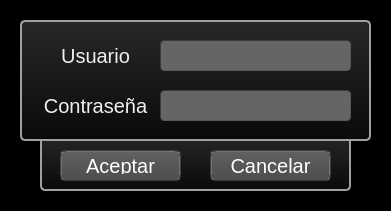
<?xml version="1.0" encoding="UTF-8"?>
<ui version="4.0">
 <class>MainWindow</class>
 <widget class="QMainWindow" name="MainWindow">
  <property name="geometry">
   <rect>
    <x>0</x>
    <y>0</y>
    <width>391</width>
    <height>211</height>
   </rect>
  </property>
  <property name="windowTitle">
   <string>MainWindow</string>
  </property>
  <property name="styleSheet">
   <string notr="true">/*
Dark Console Style Sheet for QT Applications
Author: Jaime A. Quiroga P.
Company: GTRONICK
Last updated: 24/05/2018, 17:12.
Available at: https://github.com/GTRONICK/QSS/blob/master/ConsoleStyle.qss
*/
QWidget {
	background-color:rgb(0, 0, 0);
	color: rgb(240, 240, 240);
	border: solid;
	border-width: 1px;
}

QPlainTextEdit {
	background-color:rgb(0, 0, 0);
	color: rgb(200, 200, 200);
	selection-background-color: rgb(255, 153, 0);
	selection-color: rgb(0, 0, 0);
}

QTabWidget::pane {
    	border-top: 1px solid #000000;
}

QTabBar::tab {
 	background-color:rgb(0, 0, 0);
 	border-style: outset;
	border-width: 1px;
	border-right-color: qlineargradient(spread:pad, x1:0.4, y1:0.5, x2:0.6, y2:0.5, stop:0 rgba(115, 115, 115, 255), stop:1 rgba(62, 62, 62, 255));
	border-left-color: qlineargradient(spread:pad, x1:0.6, y1:0.5, x2:0.4, y2:0.5, stop:0 rgba(115, 115, 115, 255), stop:1 rgba(62, 62, 62, 255));
  border-bottom-color: rgb(58, 58, 58);
	border-bottom-width: 1px;
	border-top-width: 0px;
	border-style: solid;
	color: rgb(255, 153, 0);
	padding: 4px;
}

QTabBar::tab:selected, QTabBar::tab:hover {
   color: rgb(255, 255, 255);
   background-color:rgb(0, 0, 0);
   border-color:rgb(42, 42, 42);
   margin-left: 0px;
   margin-right: 0px;
   border-bottom-right-radius:4px;
   border-bottom-left-radius:4px;
}

QTabBar::tab:last:selected {
  background-color:rgb(0, 0, 0);
	border-color:rgb(42, 42, 42);
	margin-left: 0px;
  	margin-right: 0px;
	border-bottom-right-radius:4px;
	border-bottom-left-radius:4px;
}

QTabBar::tab:!selected {
   margin-bottom: 4px;
   border-bottom-right-radius:4px;
   border-bottom-left-radius:4px;
}

QPushButton{
	border-style: outset;
	border-width: 2px;
	border-top-color: qlineargradient(spread:pad, x1:0.5, y1:0.6, x2:0.5, y2:0.4, stop:0 rgba(115, 115, 115, 255), stop:1 rgba(62, 62, 62, 255));
	border-right-color: qlineargradient(spread:pad, x1:0.4, y1:0.5, x2:0.6, y2:0.5, stop:0 rgba(115, 115, 115, 255), stop:1 rgba(62, 62, 62, 255));
	border-left-color: qlineargradient(spread:pad, x1:0.6, y1:0.5, x2:0.4, y2:0.5, stop:0 rgba(115, 115, 115, 255), stop:1 rgba(62, 62, 62, 255));
	border-bottom-color: rgb(58, 58, 58);
	border-bottom-width: 1px;
	border-style: solid;
	color: rgb(255, 255, 255);
	padding: 6px;
	background-color: qlineargradient(spread:pad, x1:0.5, y1:1, x2:0.5, y2:0, stop:0 rgba(77, 77, 77, 255), stop:1 rgba(97, 97, 97, 255));
}

QPushButton:hover{
	border-style: outset;
	border-width: 2px;
	border-top-color: qlineargradient(spread:pad, x1:0.5, y1:0.6, x2:0.5, y2:0.4, stop:0 rgba(180, 180, 180, 255), stop:1 rgba(110, 110, 110, 255));
	border-right-color: qlineargradient(spread:pad, x1:0.4, y1:0.5, x2:0.6, y2:0.5, stop:0 rgba(180, 180, 180, 255), stop:1 rgba(110, 110, 110, 255));
	border-left-color: qlineargradient(spread:pad, x1:0.6, y1:0.5, x2:0.4, y2:0.5, stop:0 rgba(180, 180, 180, 255), stop:1 rgba(110, 110, 110, 255));
	border-bottom-color: rgb(115, 115, 115);
	border-bottom-width: 1px;
	border-style: solid;
	color: rgb(255, 255, 255);
	padding: 6px;
	background-color: qlineargradient(spread:pad, x1:0.5, y1:1, x2:0.5, y2:0, stop:0 rgba(107, 107, 107, 255), stop:1 rgba(157, 157, 157, 255));
}

QPushButton:pressed{
	border-style: outset;
	border-width: 2px;
	border-top-color: qlineargradient(spread:pad, x1:0.5, y1:0.6, x2:0.5, y2:0.4, stop:0 rgba(62, 62, 62, 255), stop:1 rgba(22, 22, 22, 255));
	border-right-color: qlineargradient(spread:pad, x1:0.4, y1:0.5, x2:0.6, y2:0.5, stop:0 rgba(115, 115, 115, 255), stop:1 rgba(62, 62, 62, 255));
	border-left-color: qlineargradient(spread:pad, x1:0.6, y1:0.5, x2:0.4, y2:0.5, stop:0 rgba(115, 115, 115, 255), stop:1 rgba(62, 62, 62, 255));
	border-bottom-color: rgb(58, 58, 58);
	border-bottom-width: 1px;
	border-style: solid;
	color: rgb(255, 255, 255);
	padding: 6px;
	background-color: qlineargradient(spread:pad, x1:0.5, y1:1, x2:0.5, y2:0, stop:0 rgba(77, 77, 77, 255), stop:1 rgba(97, 97, 97, 255));
}

QPushButton:disabled{
	border-style: outset;
	border-width: 2px;
	border-top-color: qlineargradient(spread:pad, x1:0.5, y1:0.6, x2:0.5, y2:0.4, stop:0 rgba(115, 115, 115, 255), stop:1 rgba(62, 62, 62, 255));
	border-right-color: qlineargradient(spread:pad, x1:0.4, y1:0.5, x2:0.6, y2:0.5, stop:0 rgba(115, 115, 115, 255), stop:1 rgba(62, 62, 62, 255));
	border-left-color: qlineargradient(spread:pad, x1:0.6, y1:0.5, x2:0.4, y2:0.5, stop:0 rgba(115, 115, 115, 255), stop:1 rgba(62, 62, 62, 255));
	border-bottom-color: rgb(58, 58, 58);
	border-bottom-width: 1px;
	border-style: solid;
	color: rgb(0, 0, 0);
	padding: 6px;
	background-color: qlineargradient(spread:pad, x1:0.5, y1:1, x2:0.5, y2:0, stop:0 rgba(57, 57, 57, 255), stop:1 rgba(77, 77, 77, 255));
}

QLineEdit {
	border-width: 1px; border-radius: 4px;
	border-color: rgb(58, 58, 58);
	border-style: inset;
	padding: 0 8px;
	color: rgb(255, 255, 255);
	background:rgb(101, 101, 101);
	selection-background-color: rgb(187, 187, 187);
	selection-color: rgb(60, 63, 65);
}

QProgressBar {
	text-align: center;
	color: rgb(255, 255, 255);
	border-width: 1px; 
	border-radius: 10px;
	border-color: rgb(58, 58, 58);
	border-style: inset;
}

QProgressBar::chunk {
	background-color: qlineargradient(spread:pad, x1:0.5, y1:0.7, x2:0.5, y2:0.3, stop:0 rgba(0, 200, 0, 255), stop:1 rgba(30, 230, 30, 255));
	border-radius: 10px;
}

QMenuBar {
	background:rgb(0, 0, 0);
	color: rgb(255, 153, 0);
}

QMenuBar::item {
  	spacing: 3px; 
	padding: 1px 4px;
  	background: transparent;
}

QMenuBar::item:selected { 
  	background:rgb(115, 115, 115);
}

QMenu {
	border-width: 2px; 
	border-radius: 10px;
	border-color: rgb(255, 153, 0);
	border-style: outset;
}

QMenu::item {
	spacing: 3px; 
	padding: 3px 15px;
}

QMenu::item:selected {
	spacing: 3px; 
	padding: 3px 15px;
	background:rgb(115, 115, 115);
	color:rgb(255, 255, 255);
	border-width: 1px; 
	border-radius: 10px;
	border-color: rgb(58, 58, 58);
	border-style: inset;
}</string>
  </property>
  <widget class="QWidget" name="centralwidget">
   <widget class="QFrame" name="frame">
    <property name="geometry">
     <rect>
      <x>20</x>
      <y>20</y>
      <width>351</width>
      <height>121</height>
     </rect>
    </property>
    <property name="styleSheet">
     <string notr="true">/*
Dark Console Style Sheet for QT Applications
Author: Jaime A. Quiroga P.
Company: GTRONICK
Last updated: 24/05/2018, 17:12.
Available at: https://github.com/GTRONICK/QSS/blob/master/ConsoleStyle.qss
*/
QWidget {
background-color: qlineargradient(spread:repeat, x1:1, y1:0, x2:1, y2:1, stop:0 rgba(40, 40, 40, 255),stop:1 rgba(10, 10, 10, 255));
	color: rgb(240, 240, 240);
	border-color: rgb(160, 160, 160);
	font: 20px;
	border-radius:5px;
	border-width:2px;
}

QPlainTextEdit {
	background-color:rgb(0, 0, 0);
	color: rgb(200, 200, 200);
	selection-background-color: rgb(255, 153, 0);
	selection-color: rgb(0, 0, 0);
}

QTabWidget::pane {
    	border-top: 1px solid #000000;
}

QTabBar::tab {
 	background-color:rgb(0, 0, 0);
 	border-style: outset;
	border-width: 1px;
	border-right-color: qlineargradient(spread:pad, x1:0.4, y1:0.5, x2:0.6, y2:0.5, stop:0 rgba(115, 115, 115, 255), stop:1 rgba(62, 62, 62, 255));
	border-left-color: qlineargradient(spread:pad, x1:0.6, y1:0.5, x2:0.4, y2:0.5, stop:0 rgba(115, 115, 115, 255), stop:1 rgba(62, 62, 62, 255));
  border-bottom-color: rgb(58, 58, 58);
	border-bottom-width: 1px;
	border-top-width: 0px;
	border-style: solid;
	color: rgb(255, 153, 0);
	padding: 4px;
}

QTabBar::tab:selected, QTabBar::tab:hover {
   color: rgb(255, 255, 255);
   background-color:rgb(0, 0, 0);
   border-color:rgb(42, 42, 42);
   margin-left: 0px;
   margin-right: 0px;
   border-bottom-right-radius:4px;
   border-bottom-left-radius:4px;
}

QTabBar::tab:last:selected {
  background-color:rgb(0, 0, 0);
	border-color:rgb(42, 42, 42);
	margin-left: 0px;
  	margin-right: 0px;
	border-bottom-right-radius:4px;
	border-bottom-left-radius:4px;
}

QTabBar::tab:!selected {
   margin-bottom: 4px;
   border-bottom-right-radius:4px;
   border-bottom-left-radius:4px;
}

QPushButton{
	border-style: outset;
	border-width: 2px;
	border-top-color: qlineargradient(spread:pad, x1:0.5, y1:0.6, x2:0.5, y2:0.4, stop:0 rgba(115, 115, 115, 255), stop:1 rgba(62, 62, 62, 255));
	border-right-color: qlineargradient(spread:pad, x1:0.4, y1:0.5, x2:0.6, y2:0.5, stop:0 rgba(115, 115, 115, 255), stop:1 rgba(62, 62, 62, 255));
	border-left-color: qlineargradient(spread:pad, x1:0.6, y1:0.5, x2:0.4, y2:0.5, stop:0 rgba(115, 115, 115, 255), stop:1 rgba(62, 62, 62, 255));
	border-bottom-color: rgb(58, 58, 58);
	border-bottom-width: 1px;
	border-style: solid;
	color: rgb(255, 255, 255);
	padding: 6px;
	background-color: qlineargradient(spread:pad, x1:0.5, y1:1, x2:0.5, y2:0, stop:0 rgba(77, 77, 77, 255), stop:1 rgba(97, 97, 97, 255));
}

QPushButton:hover{
	border-style: outset;
	border-width: 2px;
	border-top-color: qlineargradient(spread:pad, x1:0.5, y1:0.6, x2:0.5, y2:0.4, stop:0 rgba(180, 180, 180, 255), stop:1 rgba(110, 110, 110, 255));
	border-right-color: qlineargradient(spread:pad, x1:0.4, y1:0.5, x2:0.6, y2:0.5, stop:0 rgba(180, 180, 180, 255), stop:1 rgba(110, 110, 110, 255));
	border-left-color: qlineargradient(spread:pad, x1:0.6, y1:0.5, x2:0.4, y2:0.5, stop:0 rgba(180, 180, 180, 255), stop:1 rgba(110, 110, 110, 255));
	border-bottom-color: rgb(115, 115, 115);
	border-bottom-width: 1px;
	border-style: solid;
	color: rgb(255, 255, 255);
	padding: 6px;
	background-color: qlineargradient(spread:pad, x1:0.5, y1:1, x2:0.5, y2:0, stop:0 rgba(107, 107, 107, 255), stop:1 rgba(157, 157, 157, 255));
}

QPushButton:pressed{
	border-style: outset;
	border-width: 2px;
	border-top-color: qlineargradient(spread:pad, x1:0.5, y1:0.6, x2:0.5, y2:0.4, stop:0 rgba(62, 62, 62, 255), stop:1 rgba(22, 22, 22, 255));
	border-right-color: qlineargradient(spread:pad, x1:0.4, y1:0.5, x2:0.6, y2:0.5, stop:0 rgba(115, 115, 115, 255), stop:1 rgba(62, 62, 62, 255));
	border-left-color: qlineargradient(spread:pad, x1:0.6, y1:0.5, x2:0.4, y2:0.5, stop:0 rgba(115, 115, 115, 255), stop:1 rgba(62, 62, 62, 255));
	border-bottom-color: rgb(58, 58, 58);
	border-bottom-width: 1px;
	border-style: solid;
	color: rgb(255, 255, 255);
	padding: 6px;
	background-color: qlineargradient(spread:pad, x1:0.5, y1:1, x2:0.5, y2:0, stop:0 rgba(77, 77, 77, 255), stop:1 rgba(97, 97, 97, 255));
}

QPushButton:disabled{
	border-style: outset;
	border-width: 2px;
	border-top-color: qlineargradient(spread:pad, x1:0.5, y1:0.6, x2:0.5, y2:0.4, stop:0 rgba(115, 115, 115, 255), stop:1 rgba(62, 62, 62, 255));
	border-right-color: qlineargradient(spread:pad, x1:0.4, y1:0.5, x2:0.6, y2:0.5, stop:0 rgba(115, 115, 115, 255), stop:1 rgba(62, 62, 62, 255));
	border-left-color: qlineargradient(spread:pad, x1:0.6, y1:0.5, x2:0.4, y2:0.5, stop:0 rgba(115, 115, 115, 255), stop:1 rgba(62, 62, 62, 255));
	border-bottom-color: rgb(58, 58, 58);
	border-bottom-width: 1px;
	border-style: solid;
	color: rgb(0, 0, 0);
	padding: 6px;
	background-color: qlineargradient(spread:pad, x1:0.5, y1:1, x2:0.5, y2:0, stop:0 rgba(57, 57, 57, 255), stop:1 rgba(77, 77, 77, 255));
}

QLineEdit {
	border-width: 1px; border-radius: 4px;
	border-color: rgb(58, 58, 58);
	border-style: inset;
	padding: 0 8px;
	color: rgb(255, 255, 255);
	background:rgb(101, 101, 101);
	selection-background-color: rgb(187, 187, 187);
	selection-color: rgb(60, 63, 65);
	font: 17px;
}

QProgressBar {
	text-align: center;
	color: rgb(255, 255, 255);
	border-width: 1px; 
	border-radius: 10px;
	border-color: rgb(58, 58, 58);
	border-style: inset;
}

QProgressBar::chunk {
	background-color: qlineargradient(spread:pad, x1:0.5, y1:0.7, x2:0.5, y2:0.3, stop:0 rgba(0, 200, 0, 255), stop:1 rgba(30, 230, 30, 255));
	border-radius: 10px;
}

QMenuBar {
	background:rgb(0, 0, 0);
	color: rgb(255, 153, 0);
}

QMenuBar::item {
  	spacing: 3px; 
	padding: 1px 4px;
  	background: transparent;
}

QMenuBar::item:selected { 
  	background:rgb(115, 115, 115);
}

QMenu {
	border-width: 2px; 
	border-radius: 10px;
	border-color: rgb(255, 153, 0);
	border-style: outset;
}

QMenu::item {
	spacing: 3px; 
	padding: 3px 15px;
}

QMenu::item:selected {
	spacing: 3px; 
	padding: 3px 15px;
	background:rgb(115, 115, 115);
	color:rgb(255, 255, 255);
	border-width: 1px; 
	border-radius: 10px;
	border-color: rgb(58, 58, 58);
	border-style: inset;
}</string>
    </property>
    <property name="frameShape">
     <enum>QFrame::StyledPanel</enum>
    </property>
    <property name="frameShadow">
     <enum>QFrame::Raised</enum>
    </property>
    <widget class="QLineEdit" name="input_password">
     <property name="geometry">
      <rect>
       <x>140</x>
       <y>70</y>
       <width>191</width>
       <height>31</height>
      </rect>
     </property>
     <property name="styleSheet">
      <string notr="true"/>
     </property>
     <property name="text">
      <string/>
     </property>
    </widget>
    <widget class="QLabel" name="label_2">
     <property name="geometry">
      <rect>
       <x>10</x>
       <y>70</y>
       <width>131</width>
       <height>31</height>
      </rect>
     </property>
     <property name="styleSheet">
      <string notr="true">border-width: 0px;
background-color:rgba(0,0,0,0);</string>
     </property>
     <property name="text">
      <string>Contraseña</string>
     </property>
     <property name="alignment">
      <set>Qt::AlignCenter</set>
     </property>
    </widget>
    <widget class="QLabel" name="label">
     <property name="geometry">
      <rect>
       <x>10</x>
       <y>20</y>
       <width>131</width>
       <height>31</height>
      </rect>
     </property>
     <property name="styleSheet">
      <string notr="true">border-width: 0px;
background-color:rgba(0,0,0,0);</string>
     </property>
     <property name="text">
      <string>Usuario</string>
     </property>
     <property name="alignment">
      <set>Qt::AlignCenter</set>
     </property>
    </widget>
    <widget class="QLineEdit" name="input_user">
     <property name="geometry">
      <rect>
       <x>140</x>
       <y>20</y>
       <width>191</width>
       <height>31</height>
      </rect>
     </property>
     <property name="styleSheet">
      <string notr="true"/>
     </property>
     <property name="text">
      <string/>
     </property>
    </widget>
   </widget>
   <widget class="QFrame" name="frame_2">
    <property name="geometry">
     <rect>
      <x>40</x>
      <y>130</y>
      <width>311</width>
      <height>61</height>
     </rect>
    </property>
    <property name="styleSheet">
     <string notr="true">/*
Dark Console Style Sheet for QT Applications
Author: Jaime A. Quiroga P.
Company: GTRONICK
Last updated: 24/05/2018, 17:12.
Available at: https://github.com/GTRONICK/QSS/blob/master/ConsoleStyle.qss
*/
QWidget {
background-color: qlineargradient(spread:repeat, x1:1, y1:0, x2:1, y2:1, stop:0 rgba(40, 40, 40, 255),stop:1 rgba(10, 10, 10, 255));
	color: rgb(240, 240, 240);
	border-color: rgb(160, 160, 160);
	font: 20px;
	border-radius:5px;
	border-width:2px;
}

QPlainTextEdit {
	background-color:rgb(0, 0, 0);
	color: rgb(200, 200, 200);
	selection-background-color: rgb(255, 153, 0);
	selection-color: rgb(0, 0, 0);
}

QTabWidget::pane {
    	border-top: 1px solid #000000;
}

QTabBar::tab {
 	background-color:rgb(0, 0, 0);
 	border-style: outset;
	border-width: 1px;
	border-right-color: qlineargradient(spread:pad, x1:0.4, y1:0.5, x2:0.6, y2:0.5, stop:0 rgba(115, 115, 115, 255), stop:1 rgba(62, 62, 62, 255));
	border-left-color: qlineargradient(spread:pad, x1:0.6, y1:0.5, x2:0.4, y2:0.5, stop:0 rgba(115, 115, 115, 255), stop:1 rgba(62, 62, 62, 255));
  border-bottom-color: rgb(58, 58, 58);
	border-bottom-width: 1px;
	border-top-width: 0px;
	border-style: solid;
	color: rgb(255, 153, 0);
	padding: 4px;
}

QTabBar::tab:selected, QTabBar::tab:hover {
   color: rgb(255, 255, 255);
   background-color:rgb(0, 0, 0);
   border-color:rgb(42, 42, 42);
   margin-left: 0px;
   margin-right: 0px;
   border-bottom-right-radius:4px;
   border-bottom-left-radius:4px;
}

QTabBar::tab:last:selected {
  background-color:rgb(0, 0, 0);
	border-color:rgb(42, 42, 42);
	margin-left: 0px;
  	margin-right: 0px;
	border-bottom-right-radius:4px;
	border-bottom-left-radius:4px;
}

QTabBar::tab:!selected {
   margin-bottom: 4px;
   border-bottom-right-radius:4px;
   border-bottom-left-radius:4px;
}

QPushButton{
	border-style: outset;
	border-width: 2px;
	border-top-color: qlineargradient(spread:pad, x1:0.5, y1:0.6, x2:0.5, y2:0.4, stop:0 rgba(115, 115, 115, 255), stop:1 rgba(62, 62, 62, 255));
	border-right-color: qlineargradient(spread:pad, x1:0.4, y1:0.5, x2:0.6, y2:0.5, stop:0 rgba(115, 115, 115, 255), stop:1 rgba(62, 62, 62, 255));
	border-left-color: qlineargradient(spread:pad, x1:0.6, y1:0.5, x2:0.4, y2:0.5, stop:0 rgba(115, 115, 115, 255), stop:1 rgba(62, 62, 62, 255));
	border-bottom-color: rgb(58, 58, 58);
	border-bottom-width: 1px;
	border-style: solid;
	color: rgb(255, 255, 255);
	padding: 6px;
	background-color: qlineargradient(spread:pad, x1:0.5, y1:1, x2:0.5, y2:0, stop:0 rgba(77, 77, 77, 255), stop:1 rgba(97, 97, 97, 255));
}

QPushButton:hover{
	border-style: outset;
	border-width: 2px;
	border-top-color: qlineargradient(spread:pad, x1:0.5, y1:0.6, x2:0.5, y2:0.4, stop:0 rgba(180, 180, 180, 255), stop:1 rgba(110, 110, 110, 255));
	border-right-color: qlineargradient(spread:pad, x1:0.4, y1:0.5, x2:0.6, y2:0.5, stop:0 rgba(180, 180, 180, 255), stop:1 rgba(110, 110, 110, 255));
	border-left-color: qlineargradient(spread:pad, x1:0.6, y1:0.5, x2:0.4, y2:0.5, stop:0 rgba(180, 180, 180, 255), stop:1 rgba(110, 110, 110, 255));
	border-bottom-color: rgb(115, 115, 115);
	border-bottom-width: 1px;
	border-style: solid;
	color: rgb(255, 255, 255);
	padding: 6px;
	background-color: qlineargradient(spread:pad, x1:0.5, y1:1, x2:0.5, y2:0, stop:0 rgba(107, 107, 107, 255), stop:1 rgba(157, 157, 157, 255));
}

QPushButton:pressed{
	border-style: outset;
	border-width: 2px;
	border-top-color: qlineargradient(spread:pad, x1:0.5, y1:0.6, x2:0.5, y2:0.4, stop:0 rgba(62, 62, 62, 255), stop:1 rgba(22, 22, 22, 255));
	border-right-color: qlineargradient(spread:pad, x1:0.4, y1:0.5, x2:0.6, y2:0.5, stop:0 rgba(115, 115, 115, 255), stop:1 rgba(62, 62, 62, 255));
	border-left-color: qlineargradient(spread:pad, x1:0.6, y1:0.5, x2:0.4, y2:0.5, stop:0 rgba(115, 115, 115, 255), stop:1 rgba(62, 62, 62, 255));
	border-bottom-color: rgb(58, 58, 58);
	border-bottom-width: 1px;
	border-style: solid;
	color: rgb(255, 255, 255);
	padding: 6px;
	background-color: qlineargradient(spread:pad, x1:0.5, y1:1, x2:0.5, y2:0, stop:0 rgba(77, 77, 77, 255), stop:1 rgba(97, 97, 97, 255));
}

QPushButton:disabled{
	border-style: outset;
	border-width: 2px;
	border-top-color: qlineargradient(spread:pad, x1:0.5, y1:0.6, x2:0.5, y2:0.4, stop:0 rgba(115, 115, 115, 255), stop:1 rgba(62, 62, 62, 255));
	border-right-color: qlineargradient(spread:pad, x1:0.4, y1:0.5, x2:0.6, y2:0.5, stop:0 rgba(115, 115, 115, 255), stop:1 rgba(62, 62, 62, 255));
	border-left-color: qlineargradient(spread:pad, x1:0.6, y1:0.5, x2:0.4, y2:0.5, stop:0 rgba(115, 115, 115, 255), stop:1 rgba(62, 62, 62, 255));
	border-bottom-color: rgb(58, 58, 58);
	border-bottom-width: 1px;
	border-style: solid;
	color: rgb(0, 0, 0);
	padding: 6px;
	background-color: qlineargradient(spread:pad, x1:0.5, y1:1, x2:0.5, y2:0, stop:0 rgba(57, 57, 57, 255), stop:1 rgba(77, 77, 77, 255));
}

QLineEdit {
	border-width: 1px; border-radius: 4px;
	border-color: rgb(58, 58, 58);
	border-style: inset;
	padding: 0 8px;
	color: rgb(255, 255, 255);
	background:rgb(101, 101, 101);
	selection-background-color: rgb(187, 187, 187);
	selection-color: rgb(60, 63, 65);
}

QProgressBar {
	text-align: center;
	color: rgb(255, 255, 255);
	border-width: 1px; 
	border-radius: 10px;
	border-color: rgb(58, 58, 58);
	border-style: inset;
}

QProgressBar::chunk {
	background-color: qlineargradient(spread:pad, x1:0.5, y1:0.7, x2:0.5, y2:0.3, stop:0 rgba(0, 200, 0, 255), stop:1 rgba(30, 230, 30, 255));
	border-radius: 10px;
}

QMenuBar {
	background:rgb(0, 0, 0);
	color: rgb(255, 153, 0);
}

QMenuBar::item {
  	spacing: 3px; 
	padding: 1px 4px;
  	background: transparent;
}

QMenuBar::item:selected { 
  	background:rgb(115, 115, 115);
}

QMenu {
	border-width: 2px; 
	border-radius: 10px;
	border-color: rgb(255, 153, 0);
	border-style: outset;
}

QMenu::item {
	spacing: 3px; 
	padding: 3px 15px;
}

QMenu::item:selected {
	spacing: 3px; 
	padding: 3px 15px;
	background:rgb(115, 115, 115);
	color:rgb(255, 255, 255);
	border-width: 1px; 
	border-radius: 10px;
	border-color: rgb(58, 58, 58);
	border-style: inset;
}</string>
    </property>
    <property name="frameShape">
     <enum>QFrame::StyledPanel</enum>
    </property>
    <property name="frameShadow">
     <enum>QFrame::Raised</enum>
    </property>
    <widget class="QPushButton" name="boton_cancelar">
     <property name="geometry">
      <rect>
       <x>170</x>
       <y>20</y>
       <width>121</width>
       <height>31</height>
      </rect>
     </property>
     <property name="styleSheet">
      <string notr="true">font: 11pt &quot;Arial&quot;;</string>
     </property>
     <property name="text">
      <string>Cancelar</string>
     </property>
    </widget>
    <widget class="QPushButton" name="boton_aceptar">
     <property name="geometry">
      <rect>
       <x>20</x>
       <y>20</y>
       <width>121</width>
       <height>31</height>
      </rect>
     </property>
     <property name="styleSheet">
      <string notr="true">font: 11pt &quot;Arial&quot;;</string>
     </property>
     <property name="text">
      <string>Aceptar</string>
     </property>
    </widget>
   </widget>
   <zorder>frame_2</zorder>
   <zorder>frame</zorder>
  </widget>
 </widget>
 <tabstops>
  <tabstop>input_user</tabstop>
  <tabstop>input_password</tabstop>
  <tabstop>boton_aceptar</tabstop>
  <tabstop>boton_cancelar</tabstop>
 </tabstops>
 <resources/>
 <connections/>
</ui>
